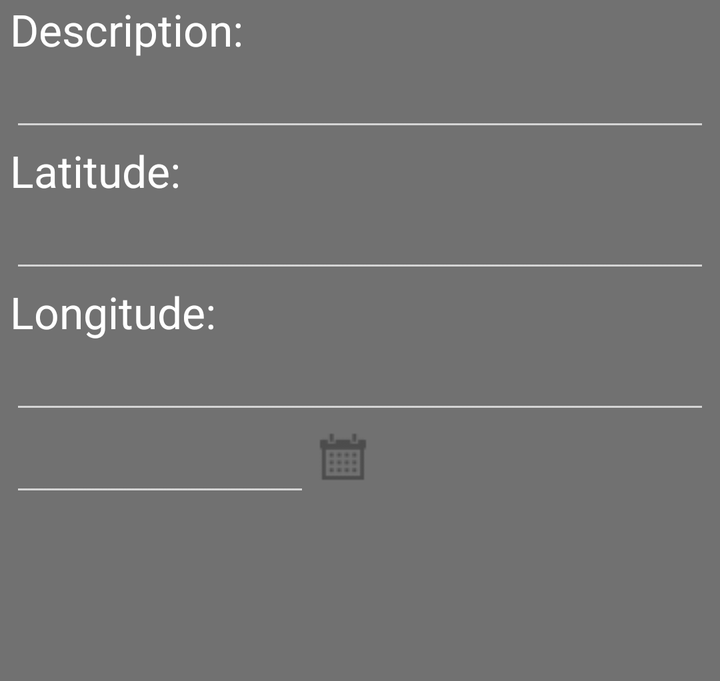
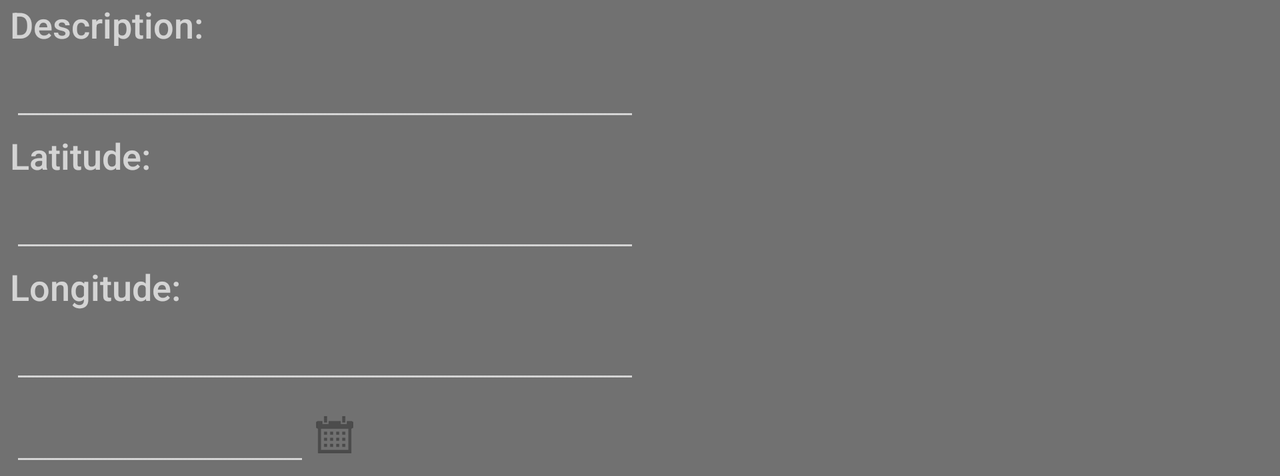

Compare how this app lays out the same screen by default and in its alternative resource folder. The renders come first, then the two layout files and the values they reference.
<!-- AndroidManifest.xml: application theme AppTheme -->
<!-- res/layout/edit_geo_fragment_layout.xml -->
<?xml version="1.0" encoding="utf-8"?>
    <LinearLayout xmlns:android="http://schemas.android.com/apk/res/android"
                  android:orientation="vertical"
                  android:layout_width="match_parent"
                  android:layout_height="wrap_content" android:id="@+id/editGeoLayout" android:measureWithLargestChild="true"
                  android:paddingLeft="5dp" android:paddingRight="5dp">

        <TextView
                android:layout_width="wrap_content"
                android:layout_height="wrap_content"
                android:textAppearance="?android:attr/textAppearanceLarge"
                android:text="@string/edit_description_text"
                android:id="@+id/editDescriptionTextView"/>
        <EditText
                android:layout_width="match_parent"
                android:layout_height="wrap_content"
                android:inputType="textMultiLine"
                android:ems="10"
                android:id="@+id/editDescriptionText"/>
        <TextView
                android:layout_width="wrap_content"
                android:layout_height="wrap_content"
                android:textAppearance="?android:attr/textAppearanceLarge"
                android:text="@string/edit_latitude_text"
                android:id="@+id/editLatitudeTextView"/>
        <EditText
                android:layout_width="match_parent"
                android:layout_height="wrap_content"
                android:ems="10"
                android:id="@+id/latitudeEditText" android:numeric="decimal" android:inputType="numberSigned|numberDecimal"/>
        <TextView
                android:layout_width="wrap_content"
                android:layout_height="wrap_content"
                android:textAppearance="?android:attr/textAppearanceLarge"
                android:text="@string/edit_longitude_text"
                android:id="@+id/editLongitudeTextView"/>
        <EditText
                android:layout_width="match_parent"
                android:layout_height="wrap_content"
                android:inputType="numberSigned|numberDecimal"
                android:ems="10"
                android:id="@+id/longitudeEditText" android:numeric="decimal"/>

    <LinearLayout
            android:orientation="horizontal"
            android:layout_width="wrap_content"
            android:layout_height="wrap_content">
        <EditText
                android:layout_width="150dp"
                android:layout_height="wrap_content"
                android:inputType="date"
                android:ems="10"
                android:id="@+id/dateEditText" android:layout_gravity="bottom" android:gravity="center"
                />
        <ImageButton
                android:layout_width="wrap_content"
                android:layout_height="wrap_content"
                android:id="@+id/calendarBtn" android:src="@drawable/ic_calendar"
                android:layout_weight="1" android:background="@drawable/button"/>
    </LinearLayout>
    <GridView
                android:layout_width="wrap_content"
                android:layout_height="wrap_content"
                android:id="@+id/editPhotoGridView"
                android:layout_marginTop="10dp" android:columnWidth="@dimen/grid_cell_width"
                android:drawSelectorOnTop="false" android:numColumns="auto_fit"
                android:fastScrollEnabled="false"/>
    </LinearLayout>
<!-- resources referenced by this layout -->
<resources>
  <dimen name="grid_cell_width">100dp</dimen>
  <!-- drawable button (drawable) -->
  <?xml version="1.0" encoding="utf-8"?>
  <selector xmlns:android="http://schemas.android.com/apk/res/android">
      <item android:drawable="@drawable/btn_pressed" android:state_pressed="true" android:state_enabled="true" />
      <item android:drawable="@drawable/btn_focused" android:state_focused="true" android:state_enabled="true" />
      <item android:drawable="@drawable/btn_normal" android:state_enabled="true"/>
  </selector>
  <!-- drawable ic_calendar: png bitmap (drawable-mdpi, 3518 bytes) -->
  <string name="edit_description_text">Description:</string>
  <string name="edit_latitude_text">Latitude:</string>
  <string name="edit_longitude_text">Longitude:</string>
  <style name="AppTheme" parent="Theme.AppCompat">
          
          <item name="android:windowBackground">@color/generalBackground</item>
          <item name="android:actionBarStyle">@style/MyActionBar</item>
          <item name="android:buttonStyle">@android:style/ButtonBar</item>
  
          
          <item name="actionBarStyle">@style/MyActionBar</item>
      </style>
  <!-- drawable btn_pressed: png bitmap (drawable, 3916 bytes) -->
  <!-- drawable btn_normal: png bitmap (drawable, 1252 bytes) -->
  <color name="generalBackground">#717171</color>
  <style name="MyActionBar" parent="@style/Widget.AppCompat.Light.ActionBar.Solid.Inverse">
          <item name="android:background">@drawable/action_bar</item>
  
          
          <item name="background">@drawable/action_bar</item>
      </style>
  <!-- drawable action_bar: png bitmap (drawable, 1801 bytes) -->
</resources>
<!-- res/layout-land-v14/edit_geo_fragment_layout.xml (the repository's variant of the layout above) -->
<!-- drawn on the phone turned sideways -->
<?xml version="1.0" encoding="utf-8"?>
    <LinearLayout xmlns:android="http://schemas.android.com/apk/res/android"
                  android:orientation="horizontal"
                  android:layout_width="match_parent"
                  android:layout_height="wrap_content" android:id="@+id/editGeoLayout" android:measureWithLargestChild="true"
                  android:paddingLeft="5dp" android:paddingRight="5dp" android:baselineAligned="false">

    <LinearLayout
            android:orientation="vertical"
            android:layout_width="fill_parent"
            android:layout_height="fill_parent" android:layout_weight="1">
        <TextView
                    android:layout_width="wrap_content"
                    android:layout_height="wrap_content"
                    android:textAppearance="@android:style/TextAppearance.DeviceDefault.Medium"
                    android:text="@string/edit_description_text"
                    android:id="@+id/editDescriptionTextView"/>
        <EditText
                    android:layout_width="match_parent"
                    android:layout_height="wrap_content"
                    android:inputType="textMultiLine"
                    android:ems="10"
                    android:id="@+id/editDescriptionText"/>
        <TextView
                    android:layout_width="wrap_content"
                    android:layout_height="wrap_content"
                    android:textAppearance="@android:style/TextAppearance.DeviceDefault.Medium"
                    android:text="@string/edit_latitude_text"
                    android:id="@+id/editLatitudeTextView"/>
        <EditText
                    android:layout_width="match_parent"
                    android:layout_height="wrap_content"
                    android:ems="10"
                    android:id="@+id/latitudeEditText" android:numeric="decimal" android:inputType="numberSigned|numberDecimal"/>
        <TextView
                    android:layout_width="wrap_content"
                    android:layout_height="wrap_content"
                    android:textAppearance="@android:style/TextAppearance.DeviceDefault.Medium"
                    android:text="@string/edit_longitude_text"
                    android:id="@+id/editLongitudeTextView"/>
        <EditText
                    android:layout_width="match_parent"
                    android:layout_height="wrap_content"
                    android:inputType="numberSigned|numberDecimal"
                    android:ems="10"
                    android:id="@+id/longitudeEditText" android:numeric="decimal"/>
        <LinearLayout
                android:orientation="horizontal"
                android:layout_width="wrap_content"
                android:layout_height="wrap_content">
            <EditText
                    android:layout_width="150dp"
                    android:layout_height="wrap_content"
                    android:inputType="date"
                    android:ems="10"
                    android:id="@+id/dateEditText" android:layout_gravity="bottom" android:gravity="center"
                    android:layout_weight="1"/>
            <ImageButton
                    android:layout_width="0dp"
                    android:layout_height="match_parent"
                    android:id="@+id/calendarBtn" android:src="@drawable/ic_calendar_small"
                    android:layout_weight="1" android:background="@drawable/button"/>
        </LinearLayout>
    </LinearLayout>

    <FrameLayout
            android:layout_width="fill_parent"
            android:layout_height="fill_parent" android:layout_weight="1">
        <GridView
                    android:layout_width="wrap_content"
                    android:layout_height="wrap_content"
                    android:id="@+id/editPhotoGridView"
                    android:layout_marginTop="10dp" android:columnWidth="@dimen/grid_cell_width"
                    android:drawSelectorOnTop="false" android:numColumns="auto_fit"
                    android:fastScrollEnabled="false"/>
    </FrameLayout>
</LinearLayout>
<!-- resources referenced by the variant -->
<!-- as the phone turned sideways resolves them -->
<resources>
  <dimen name="grid_cell_width">100dp</dimen>
  <!-- drawable button (drawable) -->
  <?xml version="1.0" encoding="utf-8"?>
  <selector xmlns:android="http://schemas.android.com/apk/res/android">
      <item android:drawable="@drawable/btn_pressed" android:state_pressed="true" android:state_enabled="true" />
      <item android:drawable="@drawable/btn_focused" android:state_focused="true" android:state_enabled="true" />
      <item android:drawable="@drawable/btn_normal" android:state_enabled="true"/>
  </selector>
  <!-- drawable ic_calendar_small: png bitmap (drawable-hdpi, 3956 bytes) -->
  <string name="edit_description_text">Description:</string>
  <string name="edit_latitude_text">Latitude:</string>
  <string name="edit_longitude_text">Longitude:</string>
  <style name="AppTheme" parent="Theme.AppCompat">
          
          <item name="android:windowBackground">@color/generalBackground</item>
          <item name="android:actionBarStyle">@style/MyActionBar</item>
          <item name="android:buttonStyle">@android:style/ButtonBar</item>
  
          
          <item name="actionBarStyle">@style/MyActionBar</item>
      </style>
  <!-- drawable btn_pressed: png bitmap (drawable, 3916 bytes) -->
  <!-- drawable btn_normal: png bitmap (drawable, 1252 bytes) -->
  <color name="generalBackground">#717171</color>
  <style name="MyActionBar" parent="@style/Widget.AppCompat.Light.ActionBar.Solid.Inverse">
          <item name="android:background">@drawable/action_bar</item>
  
          
          <item name="background">@drawable/action_bar</item>
      </style>
  <!-- drawable action_bar: png bitmap (drawable, 1801 bytes) -->
</resources>
